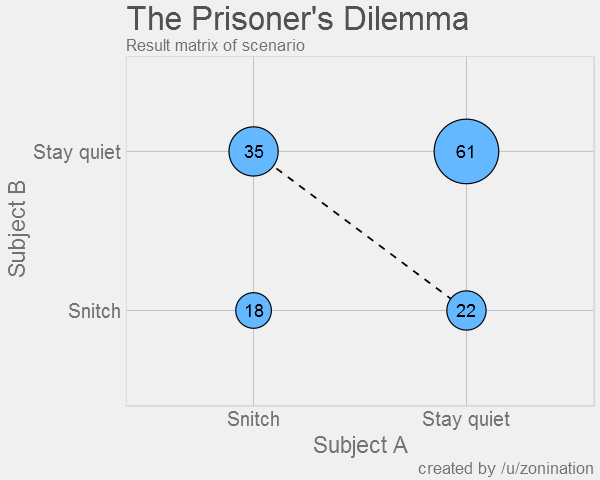

Source code (R):
##########
# Game B #
##########

# Separate game file into different responses
game.b<-subset(game, !is.na(choice.b) & user!="zonination")[,c(3, 6)]

# Perform a check for duplicate entries
# game.b[duplicated(game.b$user)|duplicated(game.b$user, fromLast=T),]

# Check to see if there are even or odd columns.
# I'll enter to complete the pairing if there is odd number.
if(nrow(game.b) %% 2 != 0){
  game.b<-rbind(game.b, subset(game, !is.na(choice.b) & user=="zonination")[,c(3, 6)])}

# Begin by randomizing the sample set, and matching opponent.
game.b<-sample_n(game.b, nrow(game.b))
a<-game.b[1:(nrow(game.b)/2),]
b<-game.b[(nrow(game.b)/2 + 1):nrow(game.b),]
game.b<-cbind(a,b); rm(a); rm(b)
names(game.b)<-c("a.user", "a.choice",
                 "b.user", "b.choice")

# What is our end result?
game.b$end<-NA # Clear column
# Map out one of our four scenarios
for(n in 1:nrow(game.b)){
  # Both choose safe
  if(game.b$a.choice[n] == "Stay quiet" &
     game.b$b.choice[n] == "Stay quiet"){
    game.b$end[n] <- paste("Both /u/", game.b$a.user[n]," and /u/", game.b$b.user[n], " share a cell for one year.", sep="")}
  
  # A chooses risky and B chooses safe
  if(game.b$a.choice[n] == "Snitch" &
     game.b$b.choice[n] == "Stay quiet"){
    game.b$end[n] <- paste("/u/", game.b$a.user[n]," gets freed for selling out /u/", game.b$b.user[n], ", who got 3 years.", sep="")}
  
  # A chooses safe and B chooses risky
  if(game.b$a.choice[n] == "Stay quiet" &
     game.b$b.choice[n] == "Snitch"){
    game.b$end[n] <- paste("/u/", game.b$b.user[n]," gets freed for selling out /u/", game.b$a.user[n], ", who got 3 years.", sep="")}
  
  # Both choose risky
  if(game.b$a.choice[n] == "Snitch" &
     game.b$b.choice[n] == "Snitch"){
    game.b$end[n] <- paste("Both /u/", game.b$a.user[n]," and /u/", game.b$b.user[n], " share a cell for two years.", sep="")}
}; rm(n)

# Save the file; easy formatting for reddit tables
write_delim(game.b, "game_b.txt", delim="|")
write_csv(game.b, "game_b.csv")

# Plot and save the results
df<-data.frame("y"=c("Stay quiet","Snitch"), "x"=c("Snitch","Stay quiet"))
ggplot(game.b, aes(x=a.choice, y=b.choice))+
  geom_path(data=df, aes(x,y, group=1), lty=2)+
  geom_point(stat="bin2d", aes(size=..count..), shape=21, color="black", fill="steelblue1")+
  geom_text(stat="bin2d", aes(label=..count..))+
  scale_size(range=c(0,25), limits=c(0,120))+
  guides(size=F)+
  labs(title="The Prisoner's Dilemma",
       subtitle="Result matrix of scenario",
       x="Subject A",y="Subject B",
       caption="created by /u/zonination")+
  z_theme()
ggsave("game_b.png", height=4, width=5, dpi=120, type="cairo-png")